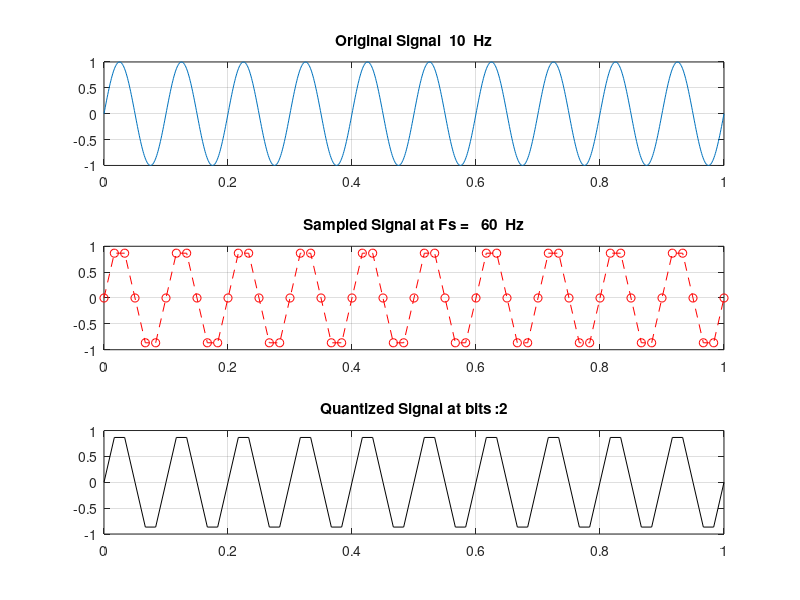

MATLAB code to generate this figure:
close all;

t = 0:0.001:1;

f = 10;
xt = sin(2*pi*f*t);

subplot(3,1,1);
plot(t,xt);
title(['Original Signal  ' num2str(f) '  Hz']);
grid on;

Fs = 60;
N = 0:1/Fs:1;
xn = sin(2*pi*f*N);
subplot(3,1,2);
plot(N,xn,"r--o");
title(['Sampled Signal at Fs =   ' num2str(Fs) '  Hz']);
grid on;

no_of_bits = 2;
total_level = 2*no_of_bits;
step_size = (max(xn) - min(xn))/total_level;

xq = (round(xn/step_size))*step_size;

subplot(3,1,3);
plot(N,xq,'black');
title(['Quantized Signal at bits :' num2str(no_of_bits)]);
grid on;
